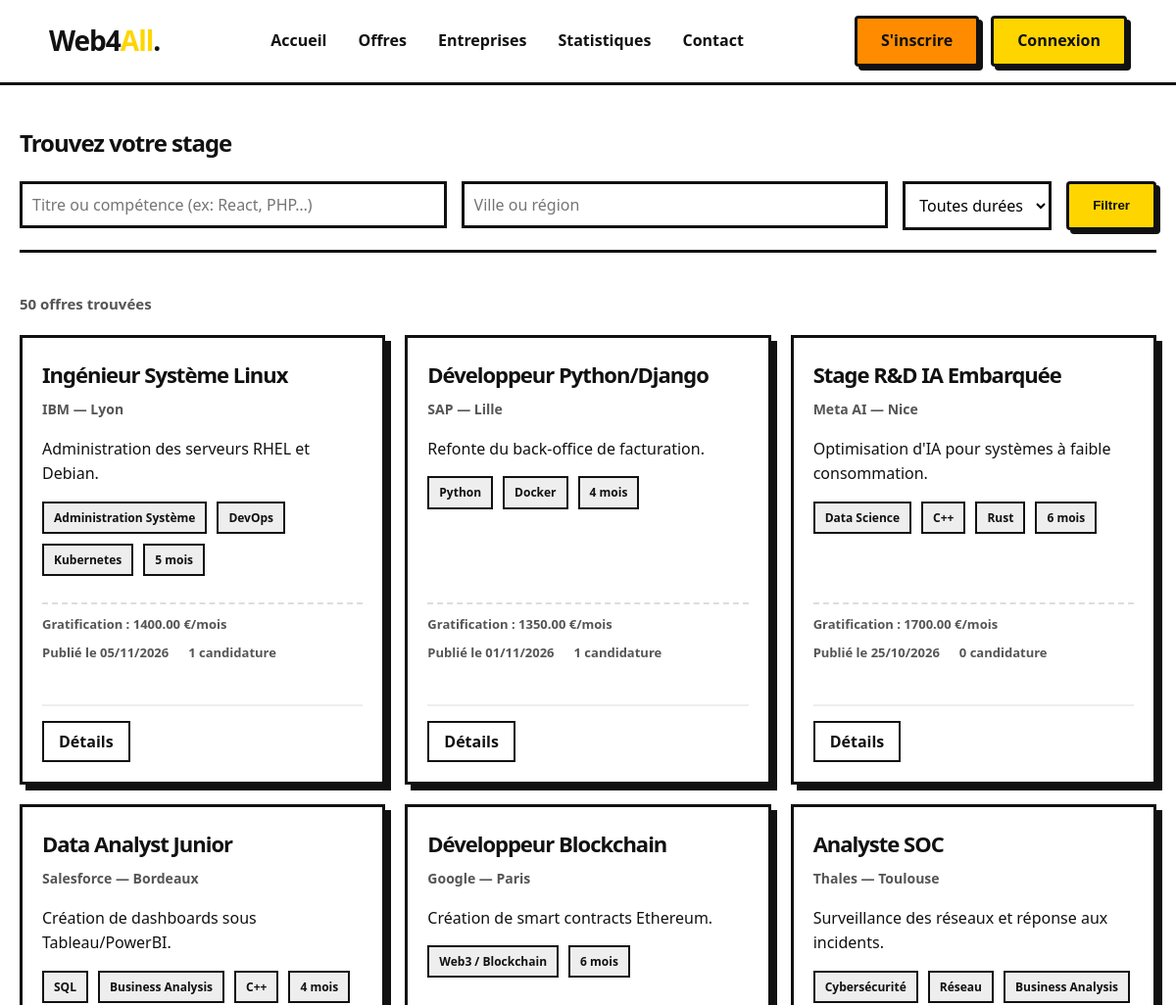
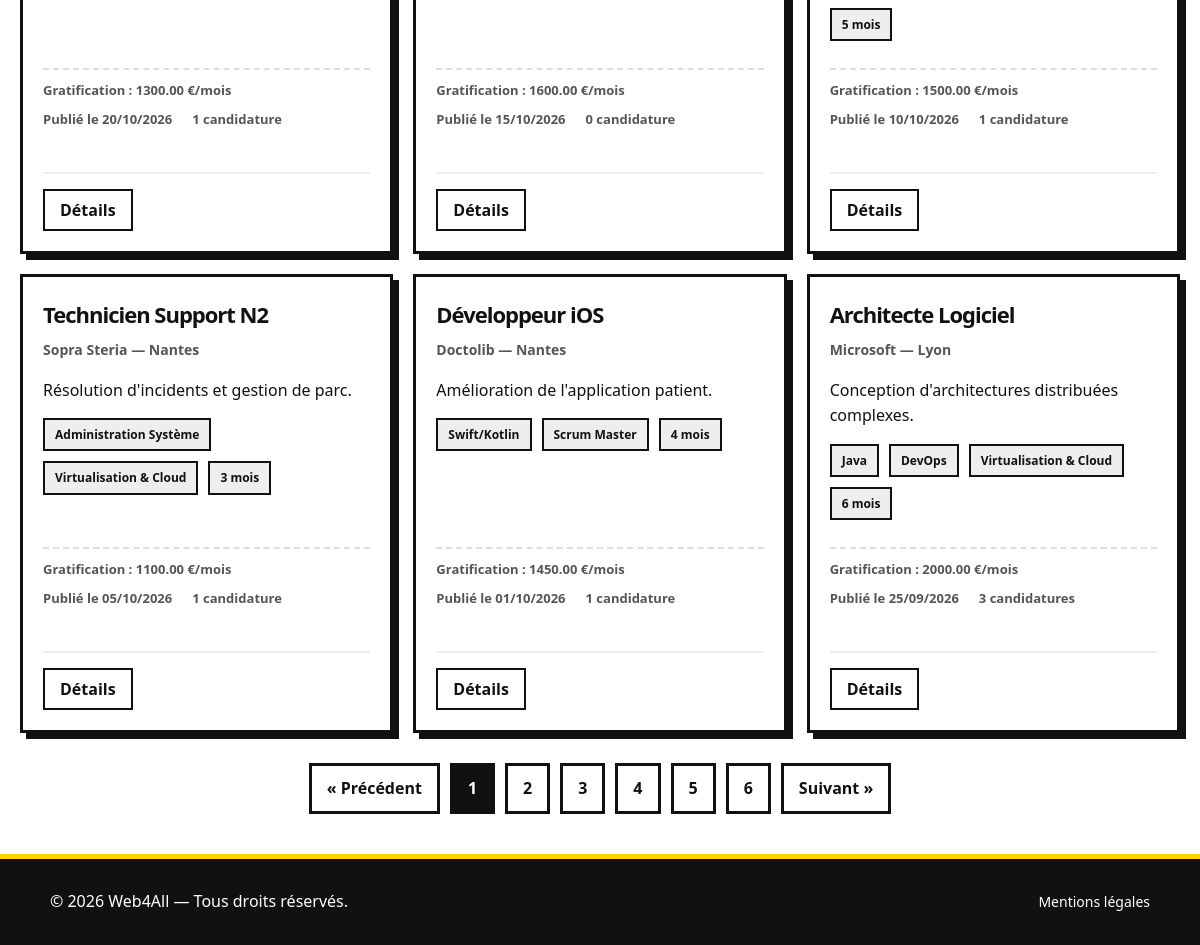
Screenshot of /offres with the database file from the repository (2 pictures, top to bottom).
### tables this page shows
CREATE TABLE IF NOT EXISTS offres (
    id INT AUTO_INCREMENT PRIMARY KEY,
    titre VARCHAR(255),
    description TEXT,
    remuneration DECIMAL(8,2),
    duree INT,
    nb_candidatures INT DEFAULT 0,
    date_offre DATE,
    id_entreprise INT,
    FOREIGN KEY (id_entreprise) REFERENCES entreprises(id) ON DELETE CASCADE
);

CREATE TABLE IF NOT EXISTS entreprises (
    id INT AUTO_INCREMENT PRIMARY KEY,
    nom VARCHAR(255),
    description TEXT,
    ville VARCHAR(255),
    email VARCHAR(255),
    telephone VARCHAR(20)
);

CREATE TABLE IF NOT EXISTS competences (
    id INT AUTO_INCREMENT PRIMARY KEY,
    nom VARCHAR(100)
);

### app/controllers/offrecontroller.php (called while the page is built, shortened)
<?php
require_once __DIR__ . '/../models/offre.php';
class OffreController
{
    private Offre      $offreModel;
    public function __construct()
    {
        $this->offreModel      = new Offre();
    }
    public function index(): void
    {
        $titre  = trim($_GET['titre']  ?? '');
        $ville  = trim($_GET['ville']  ?? '');
        $duree  = (int)($_GET['duree'] ?? 0);
        $page   = max(1, (int)($_GET['page'] ?? 1));
        $limit  = 9;
        $offset = ($page - 1) * $limit;
        $offres     = $this->offreModel->search($titre, $ville, $duree, $limit, $offset);
        $total      = $this->offreModel->count($titre, $ville, $duree);
        $totalPages = (int)ceil($total / $limit);
        require __DIR__ . '/../views/offres/index.php';
    }
}

### config/database.php (called while the page is built)
<?php
class Database
{
    private static ?Database $instance = null;
    private PDO $connection;
    private function __construct()
    {
        $this->connection = new PDO(
            'mysql:host=localhost;dbname=projet_web;charset=utf8',
            'web4all',
            'Web4All2026!',
            [PDO::ATTR_ERRMODE => PDO::ERRMODE_EXCEPTION]
        );
    }
    public static function getInstance(): Database
    {
        if (self::$instance === null) {
            self::$instance = new Database();
        }
        return self::$instance;
    }
    public function getConnection(): PDO
    {
        return $this->connection;
    }
}

### app/models/offre.php (called while the page is built, shortened)
<?php
require_once __DIR__ . '/../../config/database.php';
class Offre
{
    private PDO $db;
    public function __construct()
    {
        $this->db = Database::getInstance()->getConnection();
    }
    public function search(
        string $titre  = '',
        string $ville  = '',
        int    $duree  = 0,
        int    $limit  = 10,
        int    $offset = 0
    ): array {
        $conditions = ['1=1'];
        $params     = [];
        $where = implode(' AND ', $conditions);
        $stmt = $this->db->prepare(
            "SELECT o.id, o.titre, o.description, o.remuneration, o.duree,
                    o.date_offre, o.nb_candidatures,
                    e.nom AS entreprise_nom, e.ville AS entreprise_ville
             FROM offres o
             JOIN entreprises e ON o.id_entreprise = e.id
             WHERE $where
             ORDER BY o.date_offre DESC
             LIMIT :limit OFFSET :offset"
        );
        $stmt->bindValue(':limit',  $limit,  PDO::PARAM_INT);
        $stmt->bindValue(':offset', $offset, PDO::PARAM_INT);
        $stmt->execute();
        $offres = $stmt->fetchAll(PDO::FETCH_ASSOC);
        foreach ($offres as &$offre) {
            $offre['competences'] = $this->getCompetences($offre['id']);
        }
        return $offres;
    }
    public function count(string $titre = '', string $ville = '', int $duree = 0): int
    {
        $conditions = ['1=1'];
        $params     = [];
        $where = implode(' AND ', $conditions);
        $stmt  = $this->db->prepare(
            "SELECT COUNT(*) FROM offres o
            JOIN entreprises e ON o.id_entreprise = e.id
            WHERE $where"
        );
        $stmt->execute();
        return (int)$stmt->fetchColumn();
    }
    public function getCompetences(int $idOffre): array
    {
        $stmt = $this->db->prepare(
            'SELECT c.id, c.nom FROM competences c
             JOIN offre_competences oc ON c.id = oc.id_competence
             WHERE oc.id_offre = :id'
        );
        $stmt->execute([':id' => $idOffre]);
        return $stmt->fetchAll(PDO::FETCH_ASSOC);
    }
}

### app/views/offres/index.php (the view, shortened to what this page needs)
<?php
require __DIR__ . '/../layout/header.php';
?>
<main class="page-container">
    <section class="page-header">
        <div style="display:flex; justify-content:space-between; align-items:center; flex-wrap:wrap; gap:12px;">
            <h1>Trouvez votre stage</h1>
        </div>
        <form method="GET" action="/offres" class="search-filters" role="search">
            <div class="autocomplete-wrapper">
                <input type="text" id="input-titre" name="titre"
                       placeholder="Titre ou compétence (ex: React, PHP…)"
                       value="<?= htmlspecialchars($titre, ENT_QUOTES, 'UTF-8') ?>"
                       autocomplete="off" aria-label="Rechercher par titre">
            </div>
            <div class="autocomplete-wrapper">
                <input type="text" id="input-ville" name="ville"
                       placeholder="Ville ou région"
                       value="<?= htmlspecialchars($ville, ENT_QUOTES, 'UTF-8') ?>"
                       autocomplete="off" aria-label="Rechercher par ville">
            </div>
            <select name="duree" aria-label="Filtrer par durée" class="filter-select">
                <option value="0">Toutes durées</option>
            </select>
            <button type="submit" class="btn-primary">Filtrer</button>
        </form>
    </section>
    <p class="results-count">
        <?= $total ?> offre<?= $total > 1 ? 's' : '' ?> trouvée<?= $total > 1 ? 's' : '' ?>
    </p>
    <?php if (empty($offres)): ?>
        <p class="empty-state">Aucune offre ne correspond à votre recherche.</p>
    <?php else: ?>
        <section class="cards-grid" aria-label="Liste des offres de stage">
            <?php foreach ($offres as $offre): ?>
                <article class="card" id="offre-<?= (int)$offre['id'] ?>">
                    <div class="card-header">
                        <h2 class="card-title"><?= htmlspecialchars($offre['titre'], ENT_QUOTES, 'UTF-8') ?></h2>
                        <span class="company-name">
                            <?= htmlspecialchars($offre['entreprise_nom'], ENT_QUOTES, 'UTF-8') ?>
                            — <?= htmlspecialchars($offre['entreprise_ville'], ENT_QUOTES, 'UTF-8') ?>
                        </span>
                    </div>
                    <div class="card-body">
                        <p><?= htmlspecialchars(
                            mb_substr($offre['description'], 0, 120) . (mb_strlen($offre['description']) > 120 ? '…' : ''),
                            ENT_QUOTES, 'UTF-8'
                        ) ?></p>
                        <div class="tags">
                            <?php foreach ($offre['competences'] ?? [] as $comp): ?>
                                <span class="tag"><?= htmlspecialchars($comp['nom'], ENT_QUOTES, 'UTF-8') ?></span>
                            <?php endforeach; ?>
                            <span class="tag"><?= (int)$offre['duree'] ?> mois</span>
                        </div>
                    </div>
                    <div class="card-meta">
                        <span class="meta-item">Gratification : <?= htmlspecialchars($offre['remuneration'], ENT_QUOTES, 'UTF-8') ?> €/mois</span>
                        <span class="meta-item">Publié le <?= date('d/m/Y', strtotime($offre['date_offre'])) ?></span>
                        <span class="meta-item"><?= (int)$offre['nb_candidatures'] ?> candidature<?= $offre['nb_candidatures'] > 1 ? 's' : '' ?></span>
                    </div>
                    <div class="card-footer">
                        <div style="display:flex; gap:8px; align-items:center; flex-wrap:wrap;">
                            <a href="/offres/<?= (int)$offre['id'] ?>" class="btn-secondary">Détails</a>
                        </div>
                    </div>
                </article>
            <?php endforeach; ?>
        </section>
    <?php endif; ?>
    <?php if ($totalPages > 1): ?>
        <nav class="pagination" aria-label="Pagination des offres">
            <?php $queryParams = array_filter(['titre' => $titre, 'ville' => $ville, 'duree' => $duree ?: null]); ?>
            <?php if ($page > 1): ?>
                <a href="/offres?<?= http_build_query(array_merge($queryParams, ['page' => $page - 1])) ?>" class="btn-page">&laquo; Précédent</a>
            <?php else: ?>
                <span class="btn-page disabled">&laquo; Précédent</span>
            <?php endif; ?>
            <?php for ($i = 1; $i <= $totalPages; $i++): ?>
                <a href="/offres?<?= http_build_query(array_merge($queryParams, ['page' => $i])) ?>"
                   class="btn-page <?= $i === $page ? 'active' : '' ?>"><?= $i ?></a>
            <?php endfor; ?>
            <?php if ($page < $totalPages): ?>
                <a href="/offres?<?= http_build_query(array_merge($queryParams, ['page' => $page + 1])) ?>" class="btn-page">Suivant &raquo;</a>
            <?php else: ?>
                <span class="btn-page disabled">Suivant &raquo;</span>
            <?php endif; ?>
        </nav>
    <?php endif; ?>
</main>
<?php require __DIR__ . '/../layout/footer.php'; ?>

### public/index.php (shortened to what this page needs)
<?php
class Router
{
    private array $routes = [];
    public function get(string $path, string $callback): void
    {
        $this->routes['GET'][$path] = $callback;
    }
    public function post(string $path, string $callback): void
    {
        $this->routes['POST'][$path] = $callback;
    }
    public function run(): void
    {
        $method = $_SERVER['REQUEST_METHOD'];
        $path   = parse_url($_SERVER['REQUEST_URI'], PHP_URL_PATH);
        foreach ($this->routes[$method] as $routePath => $callback) {
            $regex = "@^" . preg_replace('/\{[a-zA-Z0-9]+\}/', '([a-zA-Z0-9]+)', $routePath) . "$@";
            if (preg_match($regex, $path, $matches)) {
                array_shift($matches);
                $matches = array_map(fn($m) => is_numeric($m) ? (int)$m : $m, $matches);
                [$controllerName, $methodName] = explode('@', $callback);
                $controller = new $controllerName();
                call_user_func_array([$controller, $methodName], $matches);
                return;
            }
        }
    }
}
$router = new Router();
$router->get('/', 'HomeController@index');
$router->get('/api/offres/autocomplete-titre', 'OffreController@autocompleteTitre');
$router->get('/api/offres/autocomplete-ville', 'OffreController@autocompleteVille');
$router->get('/offres',                      'OffreController@index');
$router->get('/offres/creer',                'OffreController@create');
$router->post('/offres/creer',               'OffreController@create');
$router->get('/offres/{id}',                 'OffreController@show');
$router->get('/offres/{id}/modifier',        'OffreController@edit');
$router->post('/offres/{id}/modifier',       'OffreController@edit');
$router->post('/offres/{id}/supprimer',      'OffreController@delete');
$router->get('/offres/{id}/postuler',        'CandidatureController@form');
$router->post('/offres/{id}/postuler',       'CandidatureController@postuler');
$router->get('/api/entreprises/autocomplete',  'EntrepriseController@autocomplete');
$router->get('/api/entreprises/autocomplete-ville', 'EntrepriseController@autocompleteVille');
$router->get('/entreprises',                 'EntrepriseController@index');
$router->get('/entreprises/creer',           'EntrepriseController@create');
$router->post('/entreprises/creer',          'EntrepriseController@create');
$router->get('/entreprises/{id}',            'EntrepriseController@show');
$router->get('/entreprises/{id}/modifier',   'EntrepriseController@edit');
$router->post('/entreprises/{id}/modifier',  'EntrepriseController@edit');
$router->post('/entreprises/{id}/supprimer', 'EntrepriseController@delete');
$router->post('/entreprises/{id}/evaluer',   'EntrepriseController@evaluer');
$router->get('/candidatures',                'CandidatureController@index');
$router->post('/candidatures/{id}/supprimer', 'CandidatureController@supprimer');
$router->get('/wishlist',                    'WishlistController@index');
$router->post('/wishlist/toggle',            'WishlistController@toggle');
$router->get('/login',                       'AuthController@loginForm');
$router->post('/login',                      'AuthController@login');
$router->get('/logout',                      'AuthController@logout');
$router->get('/register',                    'RegisterController@registerForm');
$router->post('/register',                   'RegisterController@register');
$router->get('/utilisateurs',                'UserController@index');
$router->get('/utilisateurs/{id}/modifier',  'UserController@edit');
$router->post('/utilisateurs/{id}/modifier', 'UserController@edit');
$router->post('/utilisateurs/{id}/supprimer','UserController@delete');
$router->get('/statistiques',                'StatistiquesController@index');
$router->get('/contact',                     'ContactController@index');
$router->post('/contact',                    'ContactController@index');
$router->get('/mentions-legales',            'MentionsController@index');
$router->run();

### rows the page displays
offres: titre "Ingénieur Système Linux", id_entreprise.nom "IBM", id_entreprise.ville "Lyon", description "Administration des serveurs RHEL et Debian.", duree "5", remuneration "1400.00", date_offre "05/11/2026", nb_candidatures "1"
competences: nom "Administration Système"
competences: nom "DevOps"
competences: nom "Kubernetes"
offres: titre "Développeur Python/Django", id_entreprise.nom "SAP", id_entreprise.ville "Lille", description "Refonte du back-office de facturation.", duree "4", remuneration "1350.00", date_offre "01/11/2026", nb_candidatures "1"
competences: nom "Python"
competences: nom "Docker"
offres: titre "Stage R&D IA Embarquée", id_entreprise.nom "Meta AI", id_entreprise.ville "Nice", description "Optimisation d'IA pour systèmes à faible consommation.", duree "6", remuneration "1700.00", date_offre "25/10/2026", nb_candidatures "0"
competences: nom "Data Science"
competences: nom "C++"
competences: nom "Rust"
offres: titre "Data Analyst Junior", id_entreprise.nom "Salesforce", id_entreprise.ville "Bordeaux", description "Création de dashboards sous Tableau/PowerBI.", duree "4", remuneration "1300.00", date_offre "20/10/2026", nb_candidatures "1"
competences: nom "SQL"
competences: nom "Business Analysis"
offres: titre "Développeur Blockchain", id_entreprise.nom "Google", id_entreprise.ville "Paris", description "Création de smart contracts Ethereum.", duree "6", remuneration "1600.00", date_offre "15/10/2026", nb_candidatures "0"
competences: nom "Web3 / Blockchain"
offres: titre "Analyste SOC", id_entreprise.nom "Thales", id_entreprise.ville "Toulouse", description "Surveillance des réseaux et réponse aux incidents.", duree "5", remuneration "1500.00", date_offre "10/10/2026", nb_candidatures "1"
competences: nom "Cybersécurité"
competences: nom "Réseau"
offres: titre "Technicien Support N2", id_entreprise.nom "Sopra Steria", id_entreprise.ville "Nantes", description "Résolution d'incidents et gestion de parc.", duree "3", remuneration "1100.00", date_offre "05/10/2026", nb_candidatures "1"
competences: nom "Virtualisation & Cloud"
offres: titre "Développeur iOS", id_entreprise.nom "Doctolib", id_entreprise.ville "Nantes", description "Amélioration de l'application patient.", duree "4", remuneration "1450.00", date_offre "01/10/2026", nb_candidatures "1"
competences: nom "Swift/Kotlin"
competences: nom "Scrum Master"
offres: titre "Architecte Logiciel", id_entreprise.nom "Microsoft", id_entreprise.ville "Lyon", description "Conception d'architectures distribuées complexes.", duree "6", remuneration "2000.00", date_offre "25/09/2026", nb_candidatures "3"
competences: nom "Java"

### other values shown
$total "50"
